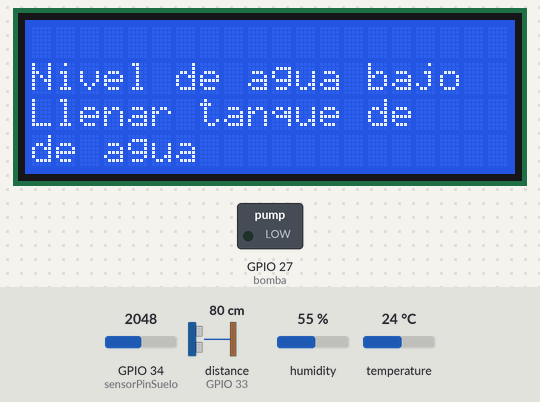
Recording of a sketch running on a simulated ESP32. Parts: 20×4 character LCD, switched loads named in the sketch (green lamp = pin HIGH). Wiring (inferred from the names in the program): ultrasonic range finder: trigger GPIO 32; echo GPIO 33. The inputs (shaded band) are chosen by the test bench; at power-on: distance to the obstacle (sensor on GPIO 33) 80 cm, GPIO 34 (sensorPinSuelo) = 2048, humidity 55 %, temperature 24 °C. The echo pulse lasts 58.3 µs per cm; WiFi joins after 1.5 s; servers stay silent unless stated; pins used as bus, display or sensor lines are not drawn; what the sketch prints to the serial monitor is not drawn.

Above: at 2.7 s.
2.8 s: distance to the obstacle (sensor on GPIO 33) set to 27 cm
6.9 s: distance to the obstacle (sensor on GPIO 33) set to 23 cm
At 9.0 s:
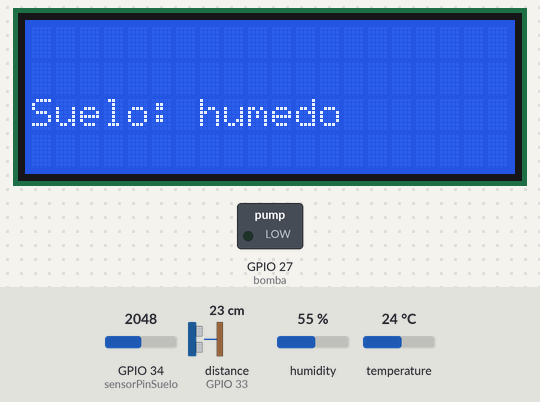
Timing chart, 0 to 10.5 s (numbered marks = the images above; inputs shaded):
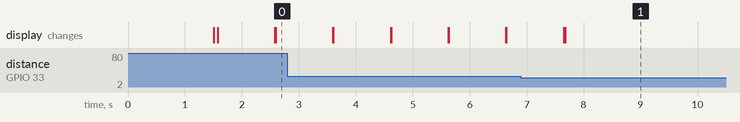

Measured:
- the behaviour switches between 26 and 25 cm on distance to the obstacle (sensor on GPIO 33) (found by bisection; images 0 and 1)
- after the input at 6.9 s, the display: first differs from a run without the input after 0.78 s (image 1)

The sketch:

PlantIoT-esp32.ino
```cpp
#include <LiquidCrystal.h>
#include "DHT.h"
#include <HTTPClient.h>
#include <WiFi.h>
#define echoPin 33
#define trigPin 32
#define bomba 27
#define DHTPIN 4
#define DHTTYPE DHT11   // DHT 11
DHT dht(DHTPIN, DHTTYPE);
int sensorPinSuelo = 34;
// vo = potenciometro, vdd = 5V, k = ground, a = 5V,rw = ground, vss = ground
const int rs = 5, en = 18, d4 = 19, d5 = 21, d6 = 22, d7 = 23;
LiquidCrystal lcd(rs, en, d4, d5, d6, d7);
const char*ssid = "software";
const char*password =  "software22";

void setup() {
Serial.begin(115200);
 WiFi.begin(ssid, password);
  Serial.print("Conectando...");
  while (WiFi.status() != WL_CONNECTED) { //Check for the connection
    delay(500);
    Serial.print(".");
  }
  Serial.print("Conectado con éxito, mi IP es: ");
  Serial.println(WiFi.localIP());
dht.begin();
pinMode(trigPin, OUTPUT);
pinMode(echoPin, INPUT);
pinMode(bomba,OUTPUT);
Serial.println(F("DHTxx test!"));
lcd.begin(20, 4);
}
void loop() {
  int suelo = analogRead(sensorPinSuelo);

  int distance1 = getDistance();
  String status_bomba = "Apagada";
  int capacidadTanque = porcentajeTanque(distance1);
  if (distance1 > 25){
    lcd.clear();
    lcd.setCursor(0,1);
    lcd.print("Nivel de agua bajo");
    lcd.setCursor(0,2);
    lcd.print("Llenar tanque de");
    lcd.setCursor(0,3);
    lcd.print("de agua");
    delay(1000);
    lcd.clear();
    }
    else{
      //Es un sensor lento, por lo que hay que darle tiempo.
float h = dht.readHumidity();
float t = dht.readTemperature();

if (isnan(h) || isnan(t)) {
Serial.println(F("Failed to read from DHT sensor!"));
return;
}

if(suelo >= 3600){
lcd.setCursor(0,2);
lcd.print("Suelo: regando");
digitalWrite(bomba,HIGH);
status_bomba = "Encendida";
delay(2000);
digitalWrite(bomba,LOW);
 }
  else{
lcd.setCursor(0,2);
status_bomba= "Apagada";
lcd.print("Suelo: humedo");
    }

Serial.print(F("Humedad: "));
Serial.print(h);
Serial.print(F("% |Temperatura: "));
Serial.print(t);
Serial.print(F("°C "));
Serial.print(" |Suelo: ");
Serial.println(suelo);
Serial.print(" |Distancia: ");
Serial.print(distance1);
Serial.print(" |Porcentaje del tanque: ");
Serial.print(capacidadTanque);
Serial.print(" |Estado de la bomba:");
Serial.println(status_bomba);
delay(150000);
Serial.println("Mandar datos a la paginaa");
 if(WiFi.status()== WL_CONNECTED){   //Check WiFi connection status

    HTTPClient http;
    String datos_a_enviar = "humedad=" + String(h) + "&temperatura=" + String(t)+ "&capacidadTanque=" + String(capacidadTanque) + "&humSuelo=" + String(suelo) + "&statusBomba=" + String(status_bomba);

    http.begin("http://192.168.0.37:3002/api/planta/");        //Indicamos el destino
    http.addHeader("Content-Type", "application/x-www-form-urlencoded"); //Preparamos el header text/plain si solo vamos a enviar texto plano sin un paradigma llave:valor.

    int codigo_respuesta = http.POST(datos_a_enviar);   //Enviamos el post pasándole, los datos que queremos enviar. (esta función nos devuelve un código que guardamos en un int)

    if(codigo_respuesta>0){
      Serial.println("Código HTTP ► " + String(codigo_respuesta));   //Print return code

      if(codigo_respuesta == 200){
        String cuerpo_respuesta = http.getString();
        Serial.println("El servidor respondió ▼ ");
        Serial.println(cuerpo_respuesta);

      }

    }else{

     Serial.print("Error enviando POST, código: ");
     Serial.println(codigo_respuesta);

    }

    http.end();  //libero recursos

  }else{

     Serial.println("Error en la conexión WIFI");

  }
      }
}
int getDistance(){
  int duration, distance;
  digitalWrite(trigPin, HIGH);
  delayMicroseconds(1000);
  digitalWrite(trigPin, LOW);
  duration = pulseIn(echoPin, HIGH);
  distance = (duration/2)/29.1; // CM
  return distance;
}

int porcentajeTanque(int distancia){
  int centimetros;
  double porcentaje;
  centimetros = distancia -3 ;
  porcentaje = 100 - (centimetros*14.28);
  return porcentaje;

  }
```
